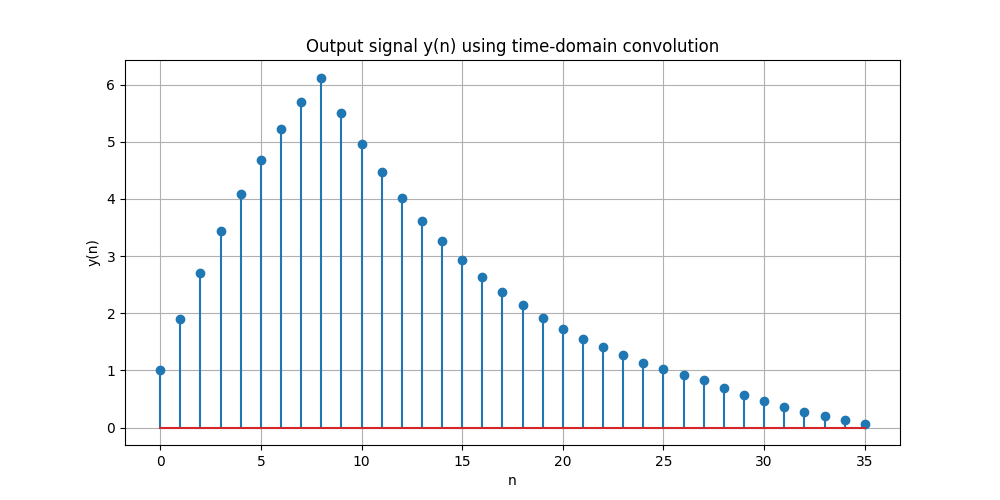

The Python source for this figure:
import numpy as np
import matplotlib.pyplot as plt

# Define the sequences
Nx = 28
x = 0.9**np.arange(Nx)

Nh = 9
h = np.ones(Nh)

# Perform linear convolution
y = np.convolve(x, h)

# Plot
plt.figure(figsize=(10, 5))
plt.stem(y, use_line_collection=True)
plt.title('Output signal y(n) using time-domain convolution')
plt.xlabel('n')
plt.ylabel('y(n)')
plt.grid(True)
plt.show()

print(f"Length of y(n), Ny = {len(y)}")
